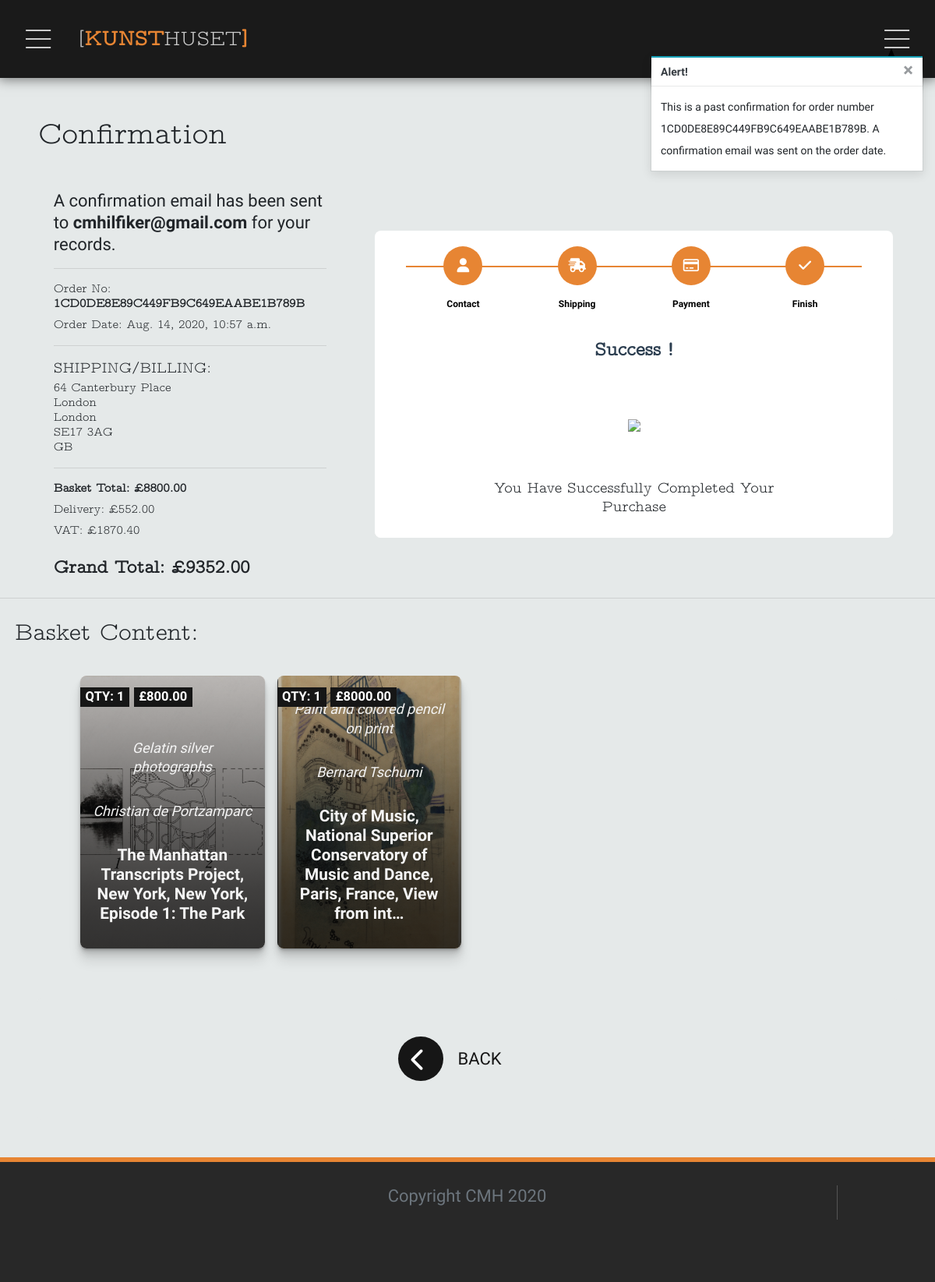
Screenshot of /profiles/order_history/1CD0DE8E89C449FB9C649EAABE1B789B with the database file from the repository.
### checkout/models.py (models this page shows, shortened)
class Order(models.Model):
    order_number = models.CharField(max_length=32, null=False, editable=False)
    user_profile = models.ForeignKey(UserProfile, on_delete=models.SET_NULL,
                                     blank=True, related_name='orders',
                                     null=True)
    full_name = models.CharField(max_length=50, null=False, blank=False)
    email = models.EmailField(max_length=254, null=False, blank=False)
    phone_number = models.CharField(max_length=20, null=False, blank=False)
    country = CountryField(blank_label='Country *', null=False, blank=False)
    postcode = models.CharField(max_length=20, null=True, blank=True)
    town_or_city = models.CharField(max_length=40, null=False, blank=False)
    street_address1 = models.CharField(max_length=80, null=False, blank=False)
    street_address2 = models.CharField(max_length=80, null=True, blank=True)
    county = models.CharField(max_length=80, null=True, blank=True)
    date = models.DateTimeField(auto_now_add=True)
    delivery_cost = models.DecimalField(max_digits=6, decimal_places=2,
                                        null=False, default=0)
    order_total = models.DecimalField(max_digits=10, decimal_places=2,
                                      null=False, default=0)
    vat_total = models.DecimalField(max_digits=10, decimal_places=2,
                                    null=False, default=0)
    grand_total = models.DecimalField(max_digits=10, decimal_places=2,
                                      null=False, default=0)
    original_basket = models.TextField(null=False, blank=False, default='')
    stripe_pid = models.CharField(max_length=254, null=False, blank=False,
                                  default='')

class OrderLineItem(models.Model):
    order = models.ForeignKey(Order, null=False, blank=False,
                              on_delete=models.CASCADE,
                              related_name='lineitems')
    artwork = models.ForeignKey(Artwork, null=False, blank=False,
                                on_delete=models.CASCADE)
    quantity = models.IntegerField(null=False, blank=False, default=0)
    lineitem_total = models.DecimalField(max_digits=6, decimal_places=2,
                                         null=False, blank=False,
                                         editable=False)

### artworks/models.py (models this page shows, shortened)
class Artwork(models.Model):
    category = models.ForeignKey('Category',
                                 null=True, blank=True,
                                 on_delete=models.SET_NULL)
    artist = models.ForeignKey(UserProfile, on_delete=models.CASCADE)
    date = models.CharField(max_length=10, null=True, blank=True)
    title = models.CharField(max_length=254)
    description = models.TextField()
    price = models.DecimalField(max_digits=6, decimal_places=2)
    qty = models.IntegerField()
    sold = models.BooleanField(blank=False)
    framed = models.BooleanField(blank=False, null=True)
    medium = models.CharField(max_length=254)
    length = models.DecimalField(max_digits=6, decimal_places=2,
                                 blank=False, null=True)
    width = models.DecimalField(max_digits=6, decimal_places=2,
                                blank=False, null=True)
    depth = models.DecimalField(max_digits=6, decimal_places=2,
                                blank=False, null=True)
    weight = models.DecimalField(max_digits=6, decimal_places=2,
                                 null=True, blank=True)
    duration = models.IntegerField(null=True, blank=True)
    image = models.ImageField(null=False, blank=False)
    image_id = models.CharField(max_length=1024, null=True, blank=True)
    image_url = models.URLField(max_length=1024, null=True, blank=True)

### profiles/models.py (models this page shows)
class UserProfile(models.Model):
    user = models.OneToOneField(User, on_delete=models.CASCADE)
    full_name = models.CharField(max_length=60, blank=False)
    bio = models.TextField(max_length=5000, blank=True)
    location = models.CharField(max_length=30, blank=True)
    is_artist = models.BooleanField('artist status', default=False)
    is_customer = models.BooleanField('customer status', default=True)
    artist_image = models.ImageField(null=True, blank=True)
    artist_image_url = models.URLField(max_length=1024, null=True, blank=True)
    artist_link = models.URLField(max_length=1024, null=True, blank=True)
    artist_insta = models.URLField(max_length=1024, null=True, blank=True)
    artist_deviant = models.URLField(max_length=1024, null=True, blank=True)
    artist_twitter = models.URLField(max_length=1024, null=True, blank=True)
    default_phone_number = models.CharField(max_length=20, null=True, blank=True)
    default_street_address1 = models.CharField(max_length=80, null=True, blank=True)
    default_street_address2 = models.CharField(max_length=80, null=True, blank=True)
    default_town_or_city = models.CharField(max_length=40, null=True, blank=True)
    default_county = models.CharField(max_length=80, null=True, blank=True)
    default_postcode = models.CharField(max_length=20, null=True, blank=True)
    default_country = CountryField(blank_label='Country *', null=True, blank=True)
    def __str__(self):
        return self.full_name

### profiles/views.py (the view)
# urls.py: path('order_history/<order_number>', views.order_history, name='order_history'),
def order_history(request, order_number):
    order = get_object_or_404(Order, order_number=order_number)
    messages.info(request, (
        f'This is a past confirmation for order number {order_number}. '
        'A confirmation email was sent on the order date.'
    ))
    template = 'checkout/checkout_completed.html'
    context = {
        'order': order,
        'from_profile': True,
    }
    return render(request, template, context)

### basket/contexts.py (called while the page is built, shortened)
def basket_content(request):
    basket_items = []
    sub_total = 0
    items_count = 0
    basket = request.session.get('basket', {})
    if sub_total < settings.FIXED_DELIVERY_THRESHOLD:
        delivery = sub_total * Decimal(
            settings.STANDARD_DELIVERY_PERCENTAGE / 100)
    else:
        delivery = 200 + (Decimal((sub_total/500) *
                          settings.STANDARD_DELIVERY_PERCENTAGE))
    vat = Decimal(((sub_total+delivery)/100)*Decimal(settings.VAT))
    grand_total = Decimal(delivery + sub_total)
    context = {
        'basket_items': basket_items,
        'sub_total': sub_total,
        'items_count': items_count,
        'delivery': delivery,
        'vat': vat,
        'grand_total': grand_total,
    }
    return context

### checkout/templates/checkout/checkout_completed.html (shortened to what this page needs)
{%extends 'base.html'%} {%load static%} {% load basket_calc %}{% block extra_css %}
<link rel="stylesheet" href="{% static 'css/cards.css' %}" type="text/css" charset="utf-8" />
<link rel="stylesheet" href="{% static 'checkout/css/slider.css' %}" type="text/css" charset="utf-8" />
{% endblock %} {%block content%}
<div class="container">
    <div class="row">
        <div class="col-12">
            <h1 class="my-5 mx-1 text-center text-lg-left">Confirmation</h1>
        </div>
    </div>
    <div class="row justify-content-around text-center text-lg-left">
        <div class="align-self-center col-12 col-lg-4">
            <p>A confirmation email has been sent to <strong>{{order.email}}</strong> for your records.</p>
            <hr />
            <h6>Order No: <strong>{{ order.order_number }}</strong></h6>
            <h6>Order Date: {{ order.date }}</h6>
            <hr />
            <h5 class="mt-1 mb-0 text-uppercase">Shipping/Billing:</h5>
            <h6 class="mt-1 mb-0">{{ order.street_address1 }}</h6>
            <h6 class="my-0">{{ order.town_or_city }}</h6>
            {% if order.county %}
            <h6 class="my-0">{{ order.county }}</h6>
            {%endif%} {% if order.postcode %}
            <h6 class="my-0">{{ order.postcode }}</h6>
            {%endif%}
            <h6 class="mb-1">{{ order.country }}</h6>
            <hr />
            <h6><strong>Basket Total: £{{ order.order_total }}</strong></h6>
            <h6>Delivery: £{{ order.delivery_cost }}</h6>
            <h6>VAT: £{{ order.vat_total }}</h6>
            <h4 class="mt-4">
                <strong>Grand Total: £{{ order.grand_total }}</strong>
            </h4>
        </div>
        <div class="align-self-center col-10 col-lg-7 mb-2 mt-3 offset-1 offset-lg-0 p-0 text-center">
            <div class="container-fluid justify-content-center">
                <div class="row justify-content-center mt-0">
                    <div class="card px-0 pb-0 mb-3" id="slider">
                        <form action="{% url 'checkout' %}" method="POST" id="payment-form">
                            <ul id="progressbar">
                                <li class="active" id="account"><strong>Contact</strong></li>
                                <li class="active" id="personal"><strong>Shipping</strong></li>
                                <li class="active" id="payment"><strong>Payment</strong></li>
                                <li class="active" id="confirm"><strong>Finish</strong></li>
                            </ul>
                            <fieldset>
                                <h2 class="fs-title text-center">Success !</h2>
                                <br /><br />
                                <div class="row justify-content-center">
                                    <div class="col-3"><img src="https://img.icons8.com/color/96/000000/ok--v2.png" class="fit-image" /></div>
                                </div>
                                <br /><br />
                                <div class="row justify-content-center">
                                    <div class="col-7 text-center">
                                        <h5>You Have Successfully Completed Your Purchase</h5>
                                    </div>
                                </div>
                            </fieldset>
                        </form>
                    </div>
                </div>
            </div>
        </div>
    </div>
</div>
<hr />
<div class="row container">
    <div class="col-12">
        <h2 class="my-2 mx-1 text-center text-md-left">Basket Content:{%if basket_items%} <span class="text-muted">(qty: {{items_count}})</span>{%endif%}</h2>
    </div>
</div>
<div class="page-content container">
    {% for each in order.lineitems.all %}
    <div class="w-100">
        <span class="badge badge-secondary price-tag">QTY: {{each.quantity}}</span>
        <span class="badge badge-secondary price-tag">£{{each.artwork.price}}</span>
        <div class="card card-fade">
            <div class="card-bg sales-card" style="background-image: url({{each.artwork.image.url}});">
                <div class="content">
                    <p class="copy">{{each.artwork.medium}}</p>
                    <p class="copy">{{each.artwork.artist}}</p>
                    <p class="title">{{each.artwork.title|truncatechars:95}}</p>
                </div>
            </div>
        </div>
    </div>
    {%endfor%}
</div>
{% if from_profile %}
<div class="jumbotron row my-5 m-md-5 justify-content-center">
    <div class="wrap">
        <a class="slider-btn slider-btn-back" href="{%url 'profile'%}">Back</a>
    </div>
</div>
{%else%}
<div class="jumbotron row my-5 m-md-5 justify-content-center">
    <div class="wrap">
        <a class="slider-btn slider-btn-more-art" href="{%url 'gallery'%}">More art</a>
    </div>
</div>
{%endif%}
{%endblock%}

### static/css/base.css (style rules this page uses)
h1, h2, h3, h4, h5, h6 { font-family: "latin_modern_mono_prop_li10Rg", "Times New Roman", Times, serif, sans-serif; }
body { font-family: "Open Sans Condensed", sans-serif; background-color: whitesmoke; }
body { background-color: #e5e9e9; font-size: 22px; line-height: 28px; }
.jumbotron { background-color: #e5e9e9; }
.slider-btn { text-decoration: none; color: #161616; text-transform: uppercase; position: relative; margin-left: 2em; padding: 5px 23px 5px 10px; z-index: 1; transition: all 0.6s ease; background-color: transparent; border: none; }
.slider-btn:before { content: ""; position: absolute; z-index: 1; left: -3em; top: 0; bottom: 0; margin: auto; background: #161616; width: 2.6em; height: 2.6em; border-radius: 5em; transition: all 0.6s cubic-bezier(0.615, 0, 0.07, 1); }
.slider-btn:after { color: #fff; content: "+"; font-family: auto; font-size: 66px; position: absolute; z-index: 6; left: -0.92em; top: 0; bottom: 0; margin-left: 5px; height: 30px; }
.slider-btn-back:after { font-family: FontAwesome; content: ""\f053""; padding-left: 4px; }
.slider-btn-back:after { font-family: FontAwesome; content: "\f053"; left: -59px; top: 5px; font-size: 30px; }

### static/css/cards.css (style rules this page uses)
:root { --d: 700ms; --e: cubic-bezier(0.19, 1, 0.22, 1); }
* { box-sizing: border-box; }
html, body { height: 100%; }
.page-content { display: grid; grid-gap: 1rem; padding-bottom: 1rem; max-width: 1024px; margin: 0 auto; }
.page-content, .page-content a { display: grid; place-items: center; width: 100%; width: -moz-available; width: -webkit-fill-available; width: fill-available; }
@media (min-width: 768px) { .page-content { grid-template-columns: repeat(2, 1fr); } }
@media (min-width: 992px) { .page-content { grid-template-columns: repeat(4, 1fr); } }
.card-fade, .card-bg { min-height: 250px; position: relative; display: flex; align-items: flex-end; overflow: hidden; width: 100%; text-align: center; color: whitesmoke; background-color: whitesmoke; box-shadow: 0 1px 1px rgba(0, 0, 0, 0.1), 0 2px 2px rgba(0, 0, 0, 0.1), 0 4px 4px rgba(0, 0, 0, 0.1), 0 8px 8px rgba(0, 0, 0, 0.1), 0 16px 16px rgba(0, 0, 0, 0.1); }
@media (min-width: 600px) { .card-fade { height: 350px; } }
.card-bg:before { content: ""; position: absolute; top: 0; left: 0; width: 100%; height: 110%; background-size: cover; background-position: 0 0; transition: transform calc(var(--d) * 1.5) var(--e); pointer-events: none; }
.card-fade:after { content: ""; display: block; position: absolute; top: 0; left: 0; width: 100%; height: 200%; pointer-events: none; background-image: linear-gradient(to bottom, rgba(0, 0, 0, 0) 0%, rgba(0, 0, 0, 0.009) 11.7%, rgba(0, 0, 0, 0.034) 22.1%, rgba(0, 0, 0, 0.072) 31.2%, rgba(0, 0, 0, 0.123) 39.4%, rgba(0, 0, 0, 0.182) 46.6%, rgba(0, 0, 0, 0.249) 53.1%, rgba(0, 0, 0, 0.32) 58.9%, rgba(0, 0, 0, 0.394) 64.3%, rgba(0, 0, 0, 0.468) 69.3%, rgba(0, 0, 0, 0.54) 74.1%, rgba(0, 0, 0, 0.607) 78.8%, rgba(0, 0, 0, 0.668) 83.6%, rgba(0, 0, 0, 0.721) 88.7%, rgba(0, 0, 0, 0.762) 94.1%, rgba(0, 0, 0, 0.79) 100%); transform: translateY(-50%); transition: transform calc(var(--d) * 2) var(--e); }
.card-bg { height: 100%; position: inherit; background-size: cover; background-repeat: no-repeat; background-position: center; }
.price-tag, .sales-tag, .delete-tag { position: absolute; top: 40px; border: 0px; z-index: 1; background-color: #161616; border-radius: 0px; }
.content { position: relative; display: flex; flex-direction: column; align-items: center; width: 100%; padding: 1rem; transition: transform var(--d) var(--e); z-index: 1; }
.content > * + * { margin-top: 1rem; }
.title { font-size: 1.3rem; font-weight: bold; line-height: 1.2; }
.copy { font-size: 1.125rem; font-style: italic; line-height: 1.35; }
.price-tag, .price-tag:focus-within .price-tag:focus, .price-tag:hover { position: relative; display: inline-grid; cursor: default; }

### rows the page displays
Order: email "cmhilfiker@gmail.com", order_number "1CD0DE8E89C449FB9C649EAABE1B789B", date "Aug. 14, 2020, 10:57 a.m.", street_address1 "64 Canterbury Place", town_or_city "London", county "London", postcode "SE17 3AG", country "GB", order_total "8800.00", delivery_cost "552.00", vat_total "1870.40", grand_total "9352.00"
OrderLineItem: quantity "1", artwork.price "800.00", artwork.image (picture), artwork.medium "Gelatin silver photographs", artwork.artist "Christian de Portzamparc", artwork "The Manhattan Transcripts Project, New York, New York, Episode 1: The Park"
OrderLineItem: quantity "1", artwork.price "8000.00", artwork.image (picture), artwork.medium "Paint and colored pencil on print", artwork.artist "Bernard Tschumi", artwork "City of Music, National Superior Conservatory of Music and Dance, Paris, France, View from int…"

### other values shown
{{ message }} "This is a past confirmation for order number 1CD0DE8E89C449FB9C649EAABE1B789B. A confirmation email was sent on the order date."
